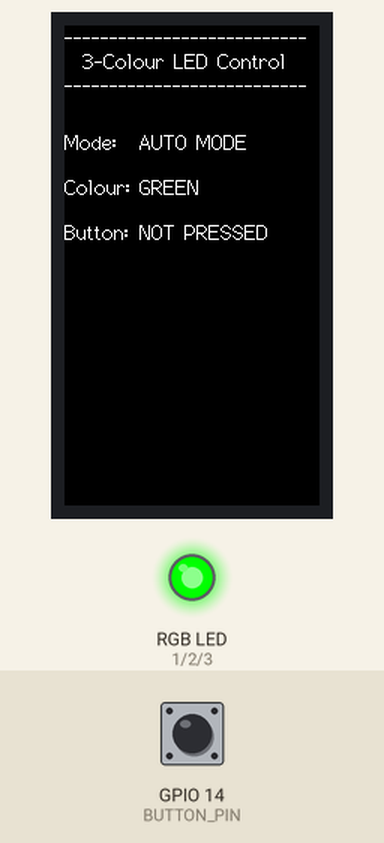
This program was run on a simulated ESP32-S3. Shown: 170×320 colour display, an RGB LED mixed from three pins (HIGH = lit). The test bench sets the inputs (shaded band); at power-on: GPIO 14 (BUTTON_PIN) HIGH.

Above: at 1.4 s.
1.5 s: GPIO 14 (BUTTON_PIN) pulled LOW for 3.2 s
At 2.8 s:
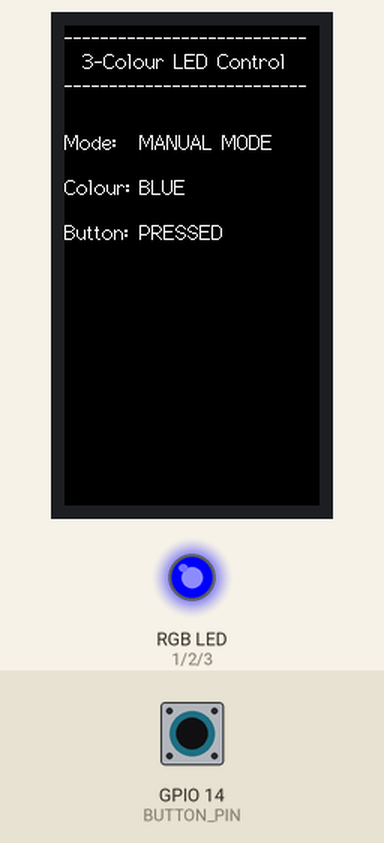
6.2 s: GPIO 14 (BUTTON_PIN) pulled LOW for 0.15 s
At 7.6 s:
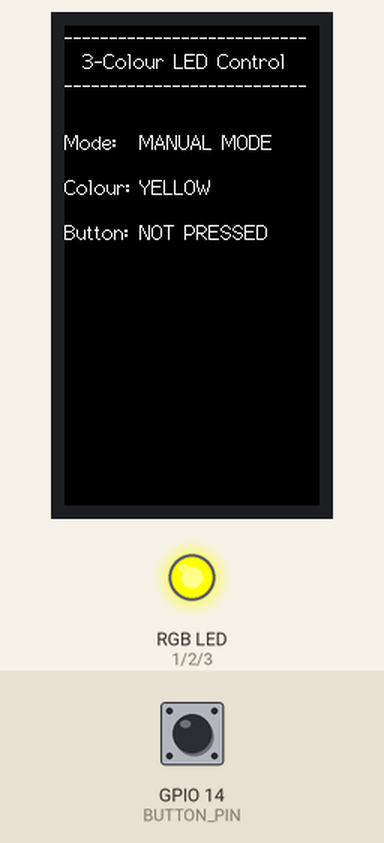
7.9 s: GPIO 14 (BUTTON_PIN) pulled LOW for 1 s
At 10.1 s:
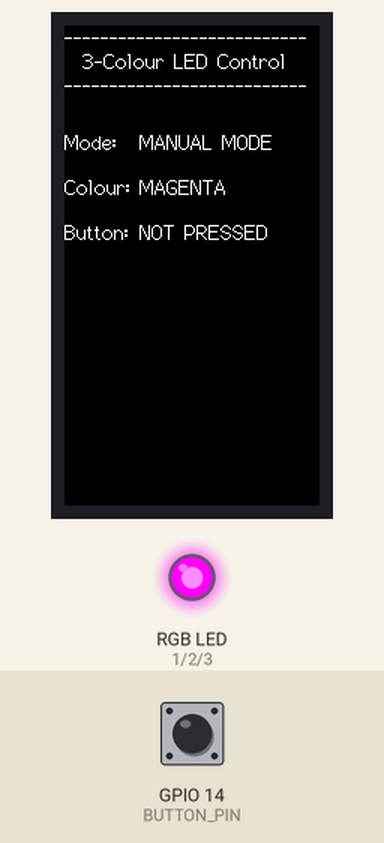
10.4 s: GPIO 14 (BUTTON_PIN) pulled LOW for 0.15 s
At 11.8 s:
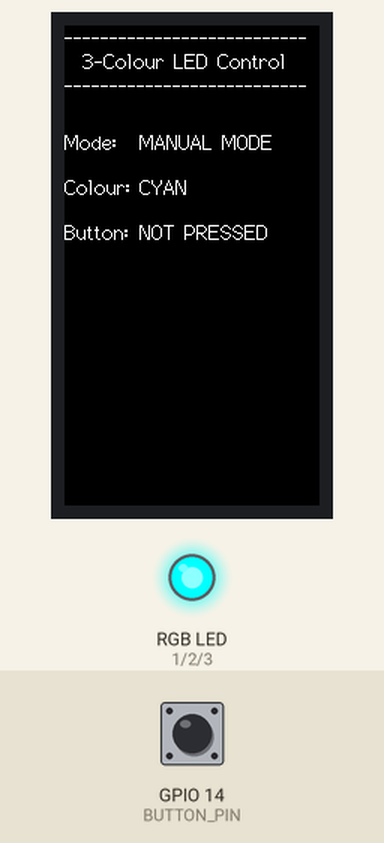
12.1 s: GPIO 14 (BUTTON_PIN) pulled LOW for 0.15 s
At 13.3 s:
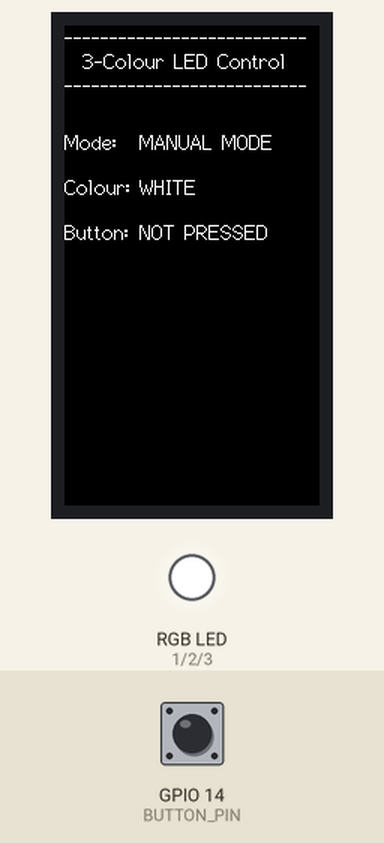
13.8 s: GPIO 14 (BUTTON_PIN) pulled LOW for 1 s
At 15.8 s:
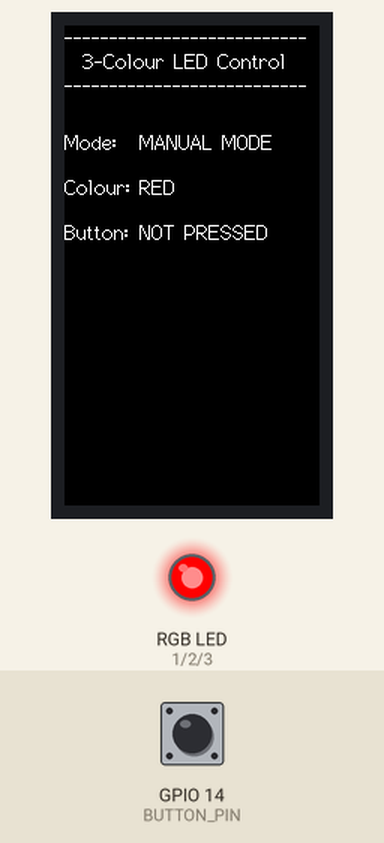
Timing chart, 0 to 17.3 s (numbered marks = the images above; inputs shaded):
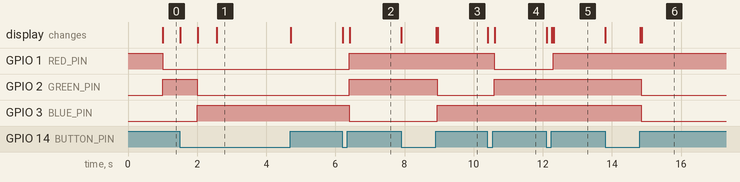

The program:

main.cpp
```cpp
/*********************************************************************************************************
 * LILYGO T-Display-S3 3-Colour LED Project
 *
 * Description:
 *   This code controls a three-colour (RGB) LED connected to a LilyGO T-Display-S3 microcontroller board.
 *   It displays operating mode, colour changes, and button presses directly on the built-in screen using
 *    the TFT_eSPI library.
 *   The project demonstrates embedded programming concepts, including:
 *     - Digital Outputs: Controlling the RGB LED by setting the state of GPIO pins.
 *     - Variables: Storing and manipulating data, such as the current LED colour.
 *     - Enumerations (Enums): Defining named constants for colors and operational modes,
 *        improving code readability.
 *     - Functions: Place code into reusable blocks for better organization and modularity.
 *     - State Machines: Implementing different operational modes (automatic or manual colour changes)
 *        based on the program's current state.
 *     - Button Handling: Using the OneButton library to manage button short and long presses for
 *        responsive user interaction.
 *     - TFT_eSPI Library: Utilising the TFT_eSPI graphics library for direct display control.
 *
 * How It Works:
 *   1. RGB LED Control: The code manages an RGB LED, capable of producing Red, Green, Blue, Yellow,
 *       Magenta, Cyan, and White by combining RGB colours.
 *   2. Automatic Mode: The LED cycles through colors automatically, changing every second.
 *   3. Manual Mode: The user can manually change the LED colour with each button press.
 *   4. Button Interaction: The onboard "KEY" button (GPIO14) serves two purposes:
 *      - Short Press: In Manual Mode, a short press cycles the LED to the next colour.
 *      - Long Press (1 second): Switches between Automatic and Manual modes.
 *   5. TFT_eSPI Display: The project utilises the TFT_eSPI library for displaying status,
 *       colour information, and button state directly on the screen.
 *
 * Core Concepts and Benefits:
 *   - Helper Functions: Improve code organization, reusability, and maintainability.
 *   - Enums: Enhance code readability by using descriptive names instead of raw numbers.
 *   - State Machines: Simplify the management of different program behaviors and modes.
 *   - OneButton Library: Provides a robust way to handle button presses and long presses without
 *      requiring complex interrupt management.
 *   - TFT_eSPI: Allows for direct control of the display, enabling direct feedback and state information
 *      without the need of the serial monitor.
 *
 * Pin Connections:
 *   - Red LED        -> GPIO1
 *   - Green LED      -> GPIO2
 *   - Blue LED       -> GPIO3
 *   - Button         -> GPIO14 (built-in KEY button)
 *   - LCD Backlight  -> GPIO15
 *   - Ground         -> GND
 *
 * Notes:
 *   - The OneButton library simplifies button handling by debouncing and detecting short and long presses.
 *   - The TFT_eSPI library is configured to work with the LilyGO T-Display-S3, providing an easy way to
 *      display information on the built-in screen.
 *   - The code uses a state machine to manage the automatic and manual colour change modes, ensuring
 *      clean and maintainable logic.
 *   - Helper functions are moved into a .h file which is then included in main.cpp to make the project
 *      even "cleaner" and easier to maintain.
 *********************************************************************************************************/


/*************************************************************
******************* INCLUDES & DEFINITIONS *******************
**************************************************************/

#include <Arduino.h>
#include <TFT_eSPI.h>
#include <OneButton.h>

#include "helper_functions.h" // include the helper functions

// OneButton link
OneButton keyButton(BUTTON_PIN, true); // button object

// TFT_eSPI
TFT_eSPI tft = TFT_eSPI();


/*************************************************************
*********************** MAIN FUNCTIONS ***********************
**************************************************************/

// SETUP
void setup() {
  // Initialize the RGB LED pins
  pinMode(RED_PIN, OUTPUT);
  pinMode(GREEN_PIN, OUTPUT);
  pinMode(BLUE_PIN, OUTPUT);

  // Initialise the backlight pin
  pinMode(PIN_LCD_BL, OUTPUT);

  // Set the button pin as input with pullup resistor
  pinMode(BUTTON_PIN, INPUT_PULLUP); // active LOW (HIGH when not pressed)

  // Initialize the LED to the starting colour
  setLEDColour(currentColour);

  // TFT_eSPI setup
  tft.init();
  tft.setRotation(0); // adjust rotation (0 & 2 portrait | 1 & 3 landscape)
  tft.fillScreen(TFT_BLACK);
  tft.setTextFont(2); // set the font size
  tft.setTextColor(TFT_WHITE, TFT_BLACK); // set text colour (white) and background colour (black)

  // Draw static elements once
  drawStaticElements(tft);

  // Set up button event handlers
  keyButton.attachClick(onShortPress);
  keyButton.attachLongPressStart(onLongPressStart);
  keyButton.setPressMs(1000); // set long press duration in ms

  redrawDisplay = true; // update screen
}

// MAIN LOOP
void loop() {
  // Keep the button state updated
  keyButton.tick();
  bool newButtonState = !digitalRead(BUTTON_PIN);

  if (newButtonState != buttonPressed) {
    buttonPressed = newButtonState;
    redrawDisplay = true; // update screen
  }

  // State machine logic
  switch (currentState) {
    case State::Colour_CHANGE_AUTO: // automatic colour change
      updateAutoColour();
      break;
    case State::Colour_CHANGE_MANUAL: // manual colour change with button
      break;
    default: // should not happen - reset to default state (Auto Mode)
      currentState = State::Colour_CHANGE_AUTO;
      break;
  }

  // Update the display if something has changed
  if (redrawDisplay) {
    updateDynamicElements(tft);
    redrawDisplay = false; // reset the flag
  }
}
```

helper_functions.h
```cpp
/*************************************************************
************************* DEFINITIONS ************************
**************************************************************/

#ifndef HELPER_FUNCTIONS_H
#define HELPER_FUNCTIONS_H

#include <TFT_eSPI.h>

// Define the state machine colour states
enum class LEDColour {
  RED,
  GREEN,
  BLUE,
  YELLOW,
  MAGENTA,
  CYAN,
  WHITE
};

// Define the state machine mode states
enum class State {
  Colour_CHANGE_AUTO,   // automatic colour change every second
  Colour_CHANGE_MANUAL  // change colour on button press
};

// Define global variables
LEDColour currentColour = LEDColour::RED;
State currentState = State::Colour_CHANGE_AUTO; // default to Auto Mode
bool buttonPressed = false;
bool redrawDisplay = true;

// Define the pins for the RGB LED
#define RED_PIN 1
#define GREEN_PIN 2
#define BLUE_PIN 3
#define BUTTON_PIN 14 // built-in 'KEY' button
#define PIN_LCD_BL 15 // backlight pin for T-Display S3


/*************************************************************
********************** HELPER FUNCTIONS **********************
**************************************************************/

// Function to set the LED colour
void setLEDColour(LEDColour Colour) {
  switch (Colour) {
    case LEDColour::RED:
      digitalWrite(RED_PIN, HIGH);
      digitalWrite(GREEN_PIN, LOW);
      digitalWrite(BLUE_PIN, LOW);
      break;
    case LEDColour::GREEN:
      digitalWrite(RED_PIN, LOW);
      digitalWrite(GREEN_PIN, HIGH);
      digitalWrite(BLUE_PIN, LOW);
      break;
    case LEDColour::BLUE:
      digitalWrite(RED_PIN, LOW);
      digitalWrite(GREEN_PIN, LOW);
      digitalWrite(BLUE_PIN, HIGH);
      break;
    case LEDColour::YELLOW:
      digitalWrite(RED_PIN, HIGH);
      digitalWrite(GREEN_PIN, HIGH);
      digitalWrite(BLUE_PIN, LOW);
      break;
    case LEDColour::MAGENTA:
      digitalWrite(RED_PIN, HIGH);
      digitalWrite(GREEN_PIN, LOW);
      digitalWrite(BLUE_PIN, HIGH);
      break;
    case LEDColour::CYAN:
      digitalWrite(RED_PIN, LOW);
      digitalWrite(GREEN_PIN, HIGH);
      digitalWrite(BLUE_PIN, HIGH);
      break;
    case LEDColour::WHITE:
      digitalWrite(RED_PIN, HIGH);
      digitalWrite(GREEN_PIN, HIGH);
      digitalWrite(BLUE_PIN, HIGH);
      break;
    default: // default to red if an unknown colour is specified
      digitalWrite(RED_PIN, HIGH);
      digitalWrite(GREEN_PIN, LOW);
      digitalWrite(BLUE_PIN, LOW);
      break;
  }
  redrawDisplay = true; // update screen
}

// Function to change the current colour based on the next colour in the sequence.
void changeColour() {
  currentColour = static_cast<LEDColour>((static_cast<int>(currentColour) + 1) % 7);
  setLEDColour(currentColour);
}

// Function to update LED colours automatically
void updateAutoColour() {
  static unsigned long lastColourChangeTime = 0;
  unsigned long currentTime = millis();

  if (currentTime - lastColourChangeTime >= 1000) { // 1000ms
    lastColourChangeTime = currentTime;
    changeColour();
    redrawDisplay = true; // update screen
  }
}

// Function to draw static elements on the TFT screen
void drawStaticElements(TFT_eSPI &tft) {
  tft.fillScreen(TFT_BLACK);              // clear the screen
  tft.setTextFont(2);                     // set the font size
  tft.setTextColor(TFT_WHITE, TFT_BLACK); // set text color and background

  // Draw static text or elements
  tft.setCursor(0, 0);
  tft.println("---------------------------");
  tft.println("  3-Colour LED Control");
  tft.println("---------------------------");
  tft.setCursor(0, 70);
  tft.print("Mode: ");
  tft.setCursor(0, 100);
  tft.print("Colour: ");
  tft.setCursor(0, 130);
  tft.print("Button: ");
}

// Function to update dynamic elements on the TFT screen
void updateDynamicElements(TFT_eSPI &tft) {
  // Update the mode (Auto/Manual)
  tft.setCursor(50, 70);
  tft.print("                "); // clear previous text
  tft.setCursor(50, 70);
  tft.print(currentState == State::Colour_CHANGE_AUTO ? "AUTO MODE" : "MANUAL MODE");

  // Update the current LED colour
  tft.setCursor(50, 100);
  tft.print("                "); // clear previous text
  tft.setCursor(50, 100);
  const char* colourNames[] = {"RED", "GREEN", "BLUE", "YELLOW", "MAGENTA", "CYAN", "WHITE"};
  tft.print(colourNames[static_cast<int>(currentColour)]);

  // Update the button state
  tft.setCursor(50, 130);
  tft.print("                "); // clear previous text
  tft.setCursor(50, 130);
  tft.print(buttonPressed ? "PRESSED" : "NOT PRESSED");
}

// Button event handlers
void onShortPress() { // change colours in manual mode with short presses
  if (currentState == State::Colour_CHANGE_MANUAL) {
    changeColour();
  }
  redrawDisplay = true; // update screen
}

void onLongPressStart() { // change modes with a 1sec long press
  currentState = (currentState == State::Colour_CHANGE_AUTO) ? State::Colour_CHANGE_MANUAL : State::Colour_CHANGE_AUTO;
  redrawDisplay = true; // update screen
}

#endif // HELPER_FUNCTIONS_H
```

Measured:
- after the input at 1.5 s, GPIO 1 (RED_PIN): stays LOW (without the input it goes to HIGH after 1.5 s); GPIO 2 (GREEN_PIN): goes on until 2.0 s, then stays LOW; GPIO 3 (BLUE_PIN): goes on until 2.0 s, then stays HIGH
- after the input at 6.2 s, GPIO 1 (RED_PIN), GPIO 2 (GREEN_PIN): LOW → HIGH after 0.20 s; GPIO 3 (BLUE_PIN): HIGH → LOW after 0.20 s; the display: first changes at once (image 2 shows a later state)
- after the input at 7.9 s, GPIO 2 (GREEN_PIN): HIGH → LOW after 1.1 s; GPIO 3 (BLUE_PIN): LOW → HIGH after 1.1 s; the display: first changes at once (image 3 shows a later state)
- after the input at 10.4 s, GPIO 1 (RED_PIN): HIGH → LOW after 0.20 s; GPIO 2 (GREEN_PIN): LOW → HIGH after 0.20 s; the display: first changes at once (image 4 shows a later state)
- after the input at 12.1 s, GPIO 1 (RED_PIN): LOW → HIGH after 0.20 s; the display: first changes at once (image 5 shows a later state)
- after the input at 13.8 s, GPIO 2 (GREEN_PIN), GPIO 3 (BLUE_PIN): HIGH → LOW after 1.1 s; the display: first changes at once (image 6 shows a later state)
